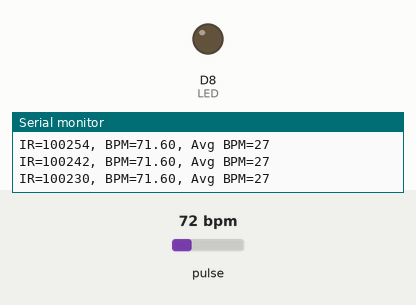
A sketch run on a simulated ESP8266 (NodeMCU). On the bench: output pins drawn as LEDs (lit = HIGH), the last lines printed to the serial monitor. Inputs (shaded band) come from the test bench; at power-on: pulse 72 bpm. WiFi joins after 1.5 s; servers stay silent unless stated; random numbers use the default seed unless the sketch sets one; web services answer with replies made up by the test bench.

Above: at 2.7 s.
2.8 s: pulse set to 89 bpm
5.8 s: pulse set to 92 bpm
At 6.83 s:
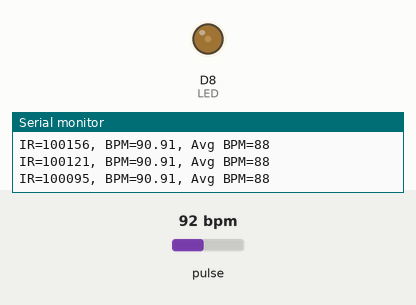
8.8 s: pulse set to 42 bpm
11.7 s: pulse set to 100 bpm
At 11.94 s:
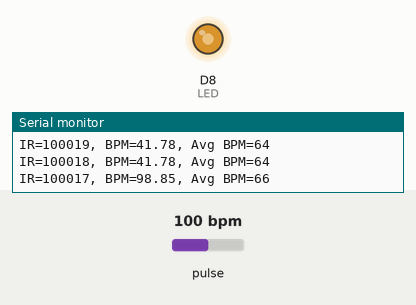
Timing chart, 0 to 15.7 s (numbered marks = the images above; inputs shaded):
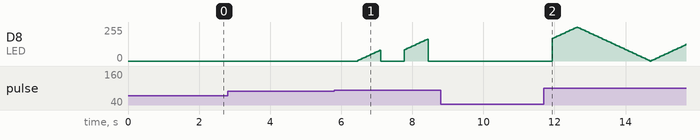

Measured:
- the behaviour switches between 90 and 91 bpm on pulse (found by bisection; images 0 and 1)

The sketch:

HeartSensorC.ino
```cpp
#include <ESP8266WiFi.h>
#include <ESP8266HTTPClient.h>
#include <WiFiClient.h>

#include <Wire.h>
#include "MAX30105.h"
#define LED D8
#include "heartRate.h"

MAX30105 particleSensor;

////////////----------Thingspeak---------////////////

const char* ssid = "realme 7";
const char* password = "amrit2504";

const char* serverName = "http://api.thingspeak.com/update";
String apiKey = "70BWCN9QEST0T0ST";

unsigned long lastTime = 0;

unsigned long timerDelay = 10000;

/////////// ---------thingspeak-------//////////////////////

const byte RATE_SIZE = 4; //Increase this for more averaging. 4 is good.
byte rates[RATE_SIZE]; //Array of heart rates
byte rateSpot = 0;
long lastBeat = 0; //Time at which the last beat occurred
int brightness = 0;    // how bright the LED is
int fadeAmount = 5;
float beatsPerMinute;
int beatAvg;

void setup()
{
  Serial.begin(115200);
  WiFi.begin(ssid, password); //thingsspeak
  Serial.println("Connecting");
  while(WiFi.status() != WL_CONNECTED) {
    delay(500);
    Serial.print(".");

 ///------ ip address if need -----///
/*
Serial.println("");
  Serial.print("Connected to WiFi network with IP Address: ");
  Serial.println(WiFi.localIP());

  Serial.println("Timer set to 10 seconds (timerDelay variable), it will take 10 seconds before publishing the first reading.");

  // Random seed is a number used to initialize a pseudorandom number generator
  randomSeed(analogRead(0));
*/


  Serial.println("Initializing...");

  // Initialize sensor
  if (!particleSensor.begin(Wire, I2C_SPEED_FAST)) //Use default I2C port, 400kHz speed
  {
    Serial.println("MAX30102 was not found. Please check wiring/power. ");
    while (1);
  }
  Serial.println("Place your index finger on the sensor with steady pressure.");

  particleSensor.setup(); //Configure sensor with default settings
  particleSensor.setPulseAmplitudeRed(0x0A); //Turn Red LED to low to indicate sensor is running
  particleSensor.setPulseAmplitudeGreen(0); //Turn off Green LED
}
}

void loop()
{
  long irValue = particleSensor.getIR();

  if (checkForBeat(irValue) == true)
  {
    //We sensed a beat!
    long delta = millis() - lastBeat;
    lastBeat = millis();

    beatsPerMinute = 60 / (delta / 1000.0);

    if (beatsPerMinute < 255 && beatsPerMinute > 20)
    {
      rates[rateSpot++] = (byte)beatsPerMinute; //Store this reading in the array
      rateSpot %= RATE_SIZE; //Wrap variable

      //Take average of readings
      beatAvg = 0;
      for (byte x = 0 ; x < RATE_SIZE ; x++)
        beatAvg += rates[x];
      beatAvg /= RATE_SIZE;
    }
  }
  long r=random(80,120);


////// ------ thingsspeak---------/////


if ((millis() - lastTime) > timerDelay) {
    //Check WiFi connection status
    if(WiFi.status()== WL_CONNECTED){
      WiFiClient client;
      HTTPClient http;

      // Your Domain name with URL path or IP address with path
      http.begin(client, serverName);

      // Specify content-type header
      http.addHeader("Content-Type", "application/x-www-form-urlencoded");
      // Data to send with HTTP POST
      String httpRequestData = "api_key=" + apiKey + "&field1=" + String(beatsPerMinute);
      // Send HTTP POST request
      int httpResponseCode = http.POST(httpRequestData);

Serial.print("HTTP Response code: ");
      Serial.println(httpResponseCode);

      // Free resources
      http.end();
    }
    else {
      Serial.println("WiFi Disconnected");
    }
    lastTime = millis();
  }

//////////// ----- thingsspeak -----/////////


  Serial.print("IR=");
  Serial.print(irValue);
  Serial.print(", BPM=");
  Serial.print(beatsPerMinute);
  Serial.print(", Avg BPM=");
  Serial.print(beatAvg);

   if(beatsPerMinute>90)
  {
    //digitalWrite(LED, HIGH); // turn the LED on
    analogWrite(LED, brightness);

  // change the brightness for next time through the loop:
  brightness = brightness + fadeAmount;

  // reverse the direction of the fading at the ends of the fade:
  if (brightness == 0 || brightness == 255) {
    fadeAmount = -fadeAmount ;
  }
  // wait for 30 milliseconds to see the dimming effect
  delay(30);
  }
  else{
    analogWrite(LED, 0);
  }

  if (irValue < 50000)
    Serial.print(" No finger?");

  Serial.println();
}
```
